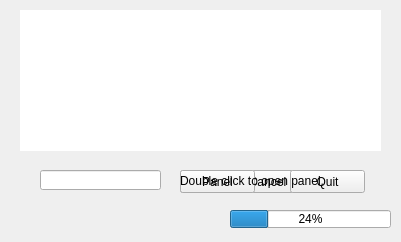
<?xml version="1.0" encoding="UTF-8"?>
<ui version="4.0">
 <class>upload_window</class>
 <widget class="QWizardPage" name="upload_window">
  <property name="geometry">
   <rect>
    <x>0</x>
    <y>0</y>
    <width>401</width>
    <height>242</height>
   </rect>
  </property>
  <property name="windowTitle">
   <string notr="true">mostfun</string>
  </property>
  <property name="windowIcon">
   <iconset resource="mostfun-src.qrc">
    <normaloff>:/ico/logo</normaloff>:/ico/logo</iconset>
  </property>
  <widget class="QLineEdit" name="txt_IP">
   <property name="geometry">
    <rect>
     <x>40</x>
     <y>170</y>
     <width>121</width>
     <height>20</height>
    </rect>
   </property>
  </widget>
  <widget class="QPushButton" name="btn_upload">
   <property name="geometry">
    <rect>
     <x>180</x>
     <y>170</y>
     <width>75</width>
     <height>23</height>
    </rect>
   </property>
   <property name="text">
    <string>Upload</string>
   </property>
  </widget>
  <widget class="QProgressBar" name="upload_percent">
   <property name="geometry">
    <rect>
     <x>230</x>
     <y>210</y>
     <width>161</width>
     <height>18</height>
    </rect>
   </property>
   <property name="value">
    <number>24</number>
   </property>
  </widget>
  <widget class="QLabel" name="label_mesg">
   <property name="geometry">
    <rect>
     <x>20</x>
     <y>210</y>
     <width>201</width>
     <height>16</height>
    </rect>
   </property>
   <property name="whatsThis">
    <string/>
   </property>
   <property name="text">
    <string/>
   </property>
  </widget>
  <widget class="QPushButton" name="btn_upl_print">
   <property name="geometry">
    <rect>
     <x>270</x>
     <y>170</y>
     <width>91</width>
     <height>23</height>
    </rect>
   </property>
   <property name="text">
    <string>Upload&amp;&amp;Print</string>
   </property>
  </widget>
  <widget class="QPushButton" name="btn_cancel">
   <property name="geometry">
    <rect>
     <x>230</x>
     <y>170</y>
     <width>75</width>
     <height>23</height>
    </rect>
   </property>
   <property name="text">
    <string>Cancel</string>
   </property>
  </widget>
  <widget class="QPushButton" name="btn_panel">
   <property name="geometry">
    <rect>
     <x>180</x>
     <y>170</y>
     <width>75</width>
     <height>23</height>
    </rect>
   </property>
   <property name="text">
    <string>Panel</string>
   </property>
  </widget>
  <widget class="QPushButton" name="btn_quit">
   <property name="geometry">
    <rect>
     <x>290</x>
     <y>170</y>
     <width>75</width>
     <height>23</height>
    </rect>
   </property>
   <property name="text">
    <string>Quit</string>
   </property>
  </widget>
  <widget class="QLabel" name="label_prompt">
   <property name="geometry">
    <rect>
     <x>180</x>
     <y>170</y>
     <width>181</width>
     <height>21</height>
    </rect>
   </property>
   <property name="text">
    <string>Double click to open panel.</string>
   </property>
  </widget>
  <widget class="QListWidget" name="list_printers">
   <property name="geometry">
    <rect>
     <x>20</x>
     <y>10</y>
     <width>281</width>
     <height>141</height>
    </rect>
   </property>
   <property name="frameShape">
    <enum>QFrame::NoFrame</enum>
   </property>
   <property name="verticalScrollBarPolicy">
    <enum>Qt::ScrollBarAlwaysOff</enum>
   </property>
  </widget>
  <widget class="QListWidget" name="list_printerstatus">
   <property name="geometry">
    <rect>
     <x>300</x>
     <y>10</y>
     <width>81</width>
     <height>141</height>
    </rect>
   </property>
   <property name="frameShape">
    <enum>QFrame::NoFrame</enum>
   </property>
   <property name="verticalScrollBarPolicy">
    <enum>Qt::ScrollBarAsNeeded</enum>
   </property>
   <property name="horizontalScrollBarPolicy">
    <enum>Qt::ScrollBarAlwaysOff</enum>
   </property>
   <property name="selectionMode">
    <enum>QAbstractItemView::SingleSelection</enum>
   </property>
  </widget>
 </widget>
 <resources>
  <include location="mostfun-src.qrc"/>
 </resources>
 <connections/>
</ui>
